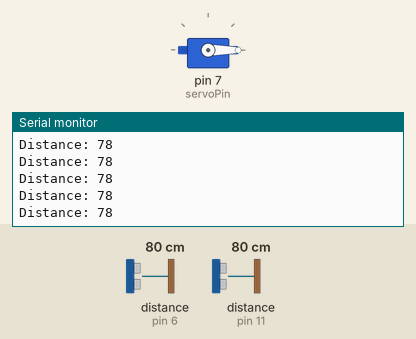
Simulated run of this sketch. Board: Arduino Uno, built with avr-gcc and run on an emulated ATmega328P. Parts: servo, the last lines printed to the serial monitor. Wiring (inferred from the names in the program): 2 × ultrasonic range finder: trigger pin 5, echo pin 6 / trigger pin 12, echo pin 11. Inputs (shaded band) come from the test bench; at power-on: distance to the obstacle (sensors on pin 11, pin 6) 80 cm. The echo pulse lasts 58.3 µs per cm.

Above: at 1.3 s.
1.4 s: distance to the obstacle (sensor on pin 11) set to 120 cm
4.4 s: distance to the obstacle (sensor on pin 6) set to 2 cm
At 4.46 s:
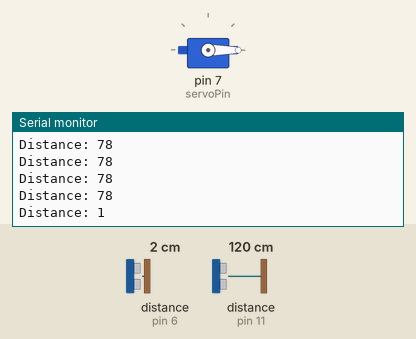
7.4 s: distance to the obstacle (sensor on pin 6) set to 18 cm
At 7.41 s:
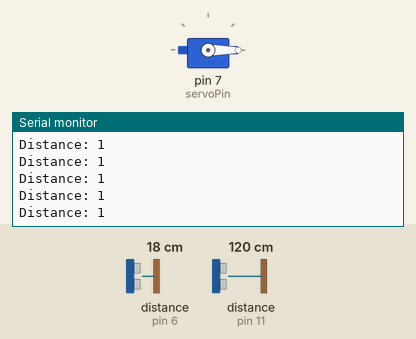
Timing chart, 0 to 10.4 s (numbered marks = the images above; inputs shaded):
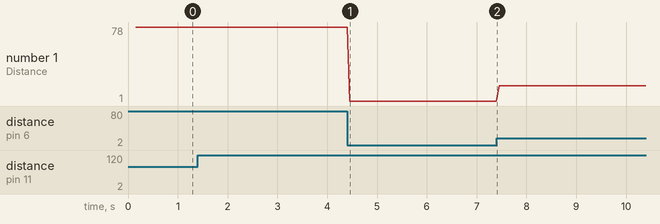

The sketch:

sketch_open.ino
```cpp
#include <Servo.h>   //servo library
Servo servo;
int trigPin = 12;
int echoPin = 11;
int servoPin = 7;

const int trigPinBin = 5;
const int echoPinBin = 6;

long durationBin ;
int distanceBin ;

int led= 10;
long duration, dist, average;
long aver[3];   //array for average


void setup() {
    Serial.begin(9600);
    servo.attach(servoPin);
    pinMode(trigPin, OUTPUT);
    pinMode(echoPin, INPUT);

pinMode(trigPinBin, OUTPUT); // Sets the trigPin as an Output
pinMode(echoPinBin, INPUT); // Sets the echoPin as an Input
Serial.begin(19200);

    servo.write(0);         //close cap on power on
    delay(100);
    servo.detach();
}

void measure() {
 digitalWrite(10,HIGH);
digitalWrite(trigPin, LOW);
delayMicroseconds(5);
digitalWrite(trigPin, HIGH);
delayMicroseconds(15);
digitalWrite(trigPin, LOW);
pinMode(echoPin, INPUT);
duration = pulseIn(echoPin, HIGH);
dist = (duration/2) / 29.1;    //obtain distance
}
void loop() {
  for (int i=0;i<=2;i++) {   //average distance
    measure();
   aver[i]=dist;
    delay(10);              //delay between measurements
  }
 dist=(aver[0]+aver[1]+aver[2])/3;

digitalWrite(trigPinBin, LOW);
delayMicroseconds(2);
// Sets the trigPin on HIGH state for 10 micro seconds
digitalWrite(trigPinBin, HIGH);
delayMicroseconds(10);
digitalWrite(trigPinBin, LOW);
// Reads the echoPin, returns the sound wave travel time in microseconds
durationBin = pulseIn(echoPinBin, HIGH);
// Calculating the distance
distanceBin = durationBin*0.034/2;
// Prints the distance on the Serial Monitor
Serial.print("Distance: ");
Serial.println(distanceBin);

if(distanceBin > 2000){
  Serial.println("Error");
}

if ( dist<50 && (distanceBin > 5 || distanceBin > 2000)) {
//Change distance as per your need
 servo.attach(servoPin);
  delay(1);
 servo.write(0);
 delay(3000);
 servo.write(180);
 delay(1000);
 servo.detach();
}
//Serial.print(dist);
}
```

Measured:
- after the input at 4.4 s, the serial monitor: prints a new line after 0.05 s (image 1)
- plotted number 1: 78 → 1 after the input at 4.4 s, 1 → 17 after the input at 7.4 s
